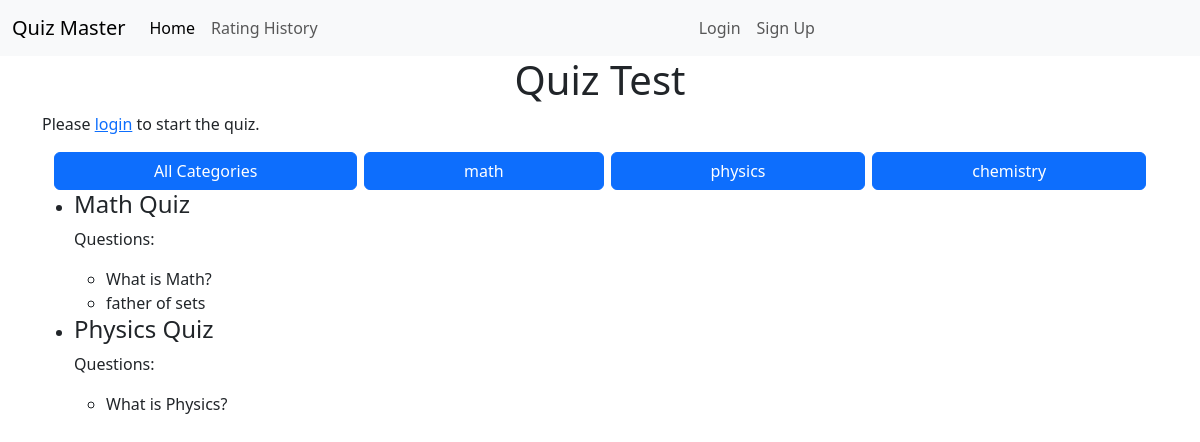
The app's page /, older data.
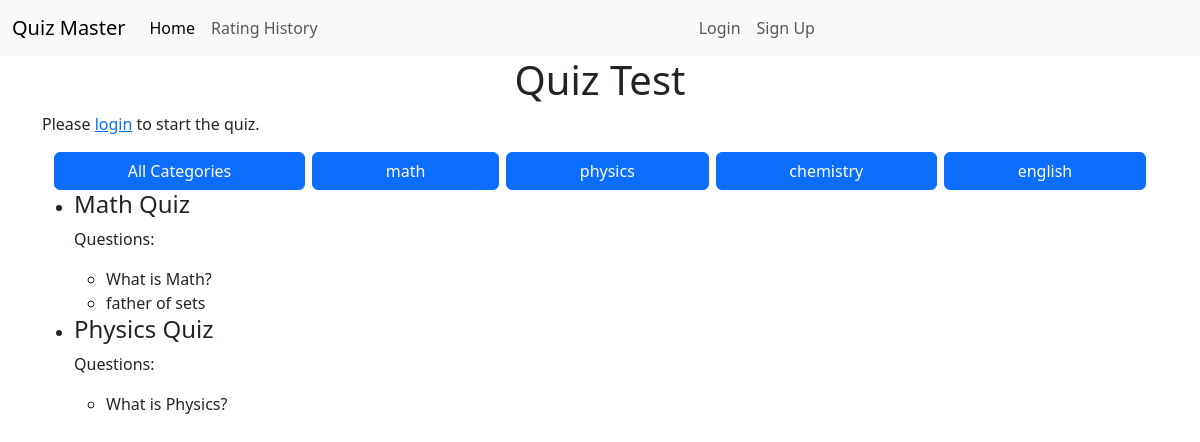
The same page, newer data.
### quizzes/models.py (models this page shows, shortened)
class Category(models.Model):
    name = models.CharField(max_length=100)
    slug = models.SlugField(max_length=150, unique=True, null=True, blank=True)
    def __str__(self):
        return self.name

class Quiz(models.Model):
    title = models.CharField(max_length=255)
    description = models.TextField()
    category = models.ForeignKey(Category, on_delete=models.CASCADE)
    has_time_limit = models.BooleanField(default=False)

class Question(models.Model):
    quiz = models.ForeignKey(
        Quiz, on_delete=models.CASCADE, related_name='questions', default=1)
    quizQuestion = models.CharField(max_length=255)
    quizMark = models.IntegerField(default=1)

### core/views.py (the view)
# urls.py: 2. Add a URL to urlpatterns:  path('', views.home, name='home')
def home(request, category_slug=None):
    customizeCategories = Category.objects.annotate(
        quiz_count=Count('quiz', filter=Q(
            quiz__title__isnull=False, quiz__description__isnull=False))
    ).filter(quiz_count__gt=0)
    print(customizeCategories)
    categories = Category.objects.all()
    quizzes = Quiz.objects.all()
    selected_category = None
    if category_slug:
        selected_category = Category.objects.get(slug=category_slug)
        print(selected_category)
        quizzes = quizzes.filter(category=selected_category)
    quiz_data = []
    for quiz in quizzes:
        quiz_questions = Question.objects.filter(quiz=quiz)
        questions_data = []
        for question in quiz_questions:
            choices_data = Choice.objects.filter(question=question)
            questions_data.append({
                'question_text': question.quizQuestion,
                'choices': choices_data
            })
        quiz_data.append({
            'quiz_title': quiz.title,
            'quiz_description': quiz.description,
            'questions': questions_data
        })
    context = {
        'categories': categories,
        'customizeCategories': customizeCategories,
        'quizzes': quizzes,
        'selected_category': selected_category,
    }
    return render(request, 'home.html', context)

### core/templates/home.html
{% extends 'base.html' %}
{% block content %}
<h1 class="text-center">Quiz Test</h1>
<div class="container">
    {% if user.is_authenticated %}
        {% if customizeCategories %}
            <div class="btn-group d-flex justify-content-center gap-2 my-2">
                {% for category in customizeCategories %}
                <a class="btn btn-primary text-decoration-none rounded" href="{% url 'quiz_view' category.id %}">{{category.name}}</a>
                {% endfor %}
            </div>
        {% endif %}
    {% else %}
        <p>Please <a href="{% url 'login' %}">login</a> to start the quiz.</p>
    {% endif %}
    <div class="container">
        <div class="btn-group d-flex justify-content-center gap-2">
            <a class="btn btn-primary text-decoration-none rounded" href="{% url 'home' %}">All Categories</a>
            {% for category in categories %}
            <a class="btn btn-primary text-decoration-none rounded"
                href="{% url 'category_wise_quiz' category.slug %}">{{ category.name }}</a>
            {% endfor %}
        </div>
    </div>
    <div>
        {% if quizzes %}
        <ul>
            {% for quiz in quizzes %}
            <li>
                <h4>{{ quiz.title }}</h4>
                <p>Questions:</p>
                <ul>
                    {% for question in quiz.questions.all %}
                    <li>{{ question.quizQuestion }}</li>
                    {% endfor %}
                </ul>
            </li>
            {% endfor %}
        </ul>
        {% else %}
        <p>No quizzes available.</p>
        {% endif %}
    </div>
</div>
{% endblock %}

Row changes from the older to the newer data that the page shows:
added Category: name "english"
